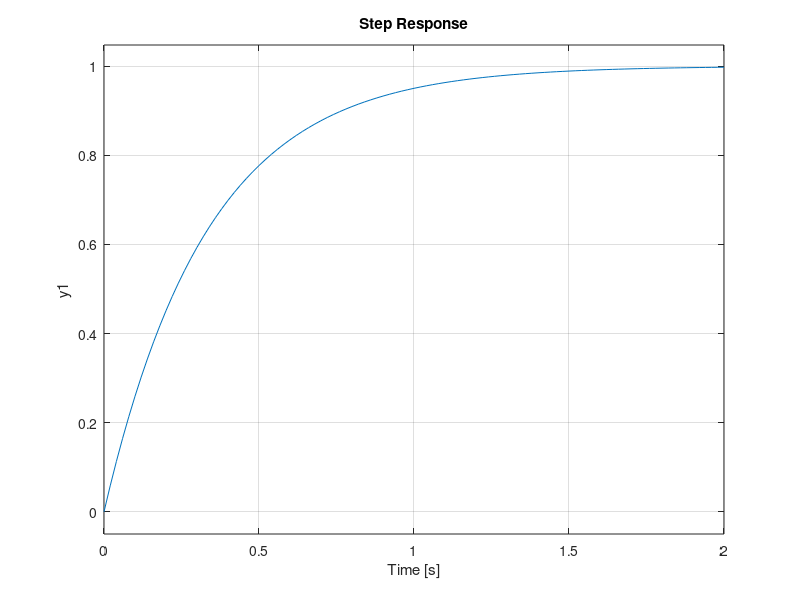

Reproduce this figure in MATLAB.
A = [1 3;4 2];
B = [-1 2]';
C = [1 1];
D = 0;
Sol=ss(A,B,C,D);
Hol=tf(Sol);

eig_ol=eig(A); % instabile
Mr=ctrb(A,B);
rankMr=rank(Mr); % 2: completamente raggiungibile
lambda_cl=[-2 -3];
K=place(A,B,lambda_cl);
alpha=[-(C-D*K)*(A-B*K)^-1*B+D]^-1;
 
Scl=ss(A-B*K,B*alpha,C-D*K,D*alpha);
Hcl=tf(Scl);
figure(1)
step(Hcl,2) % risposta al gradino calcolata su orizzonte temporale pari a 2

Mo=obsv(A,C);
rankMo=rank(Mo) % non si può fare osservatore perché rango = 1 (non osservabile)